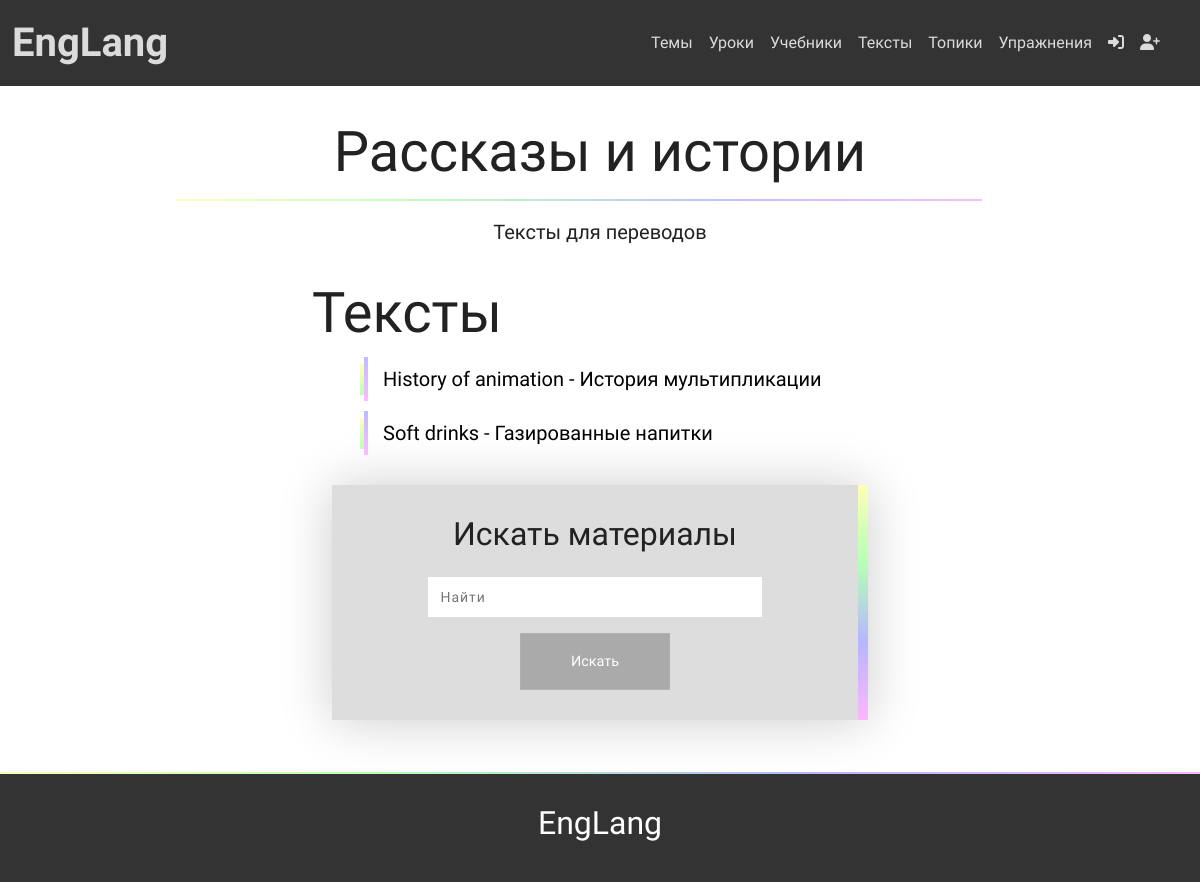
Screenshot of /theory/theme/rasskazyi-i-istorii/text/ with the database file from the repository.
### theory/models.py (models this page shows, shortened)
class Theme(models.Model):
    name = models.CharField('theme', max_length=100)
    description = models.TextField()
    created_at = models.DateTimeField(auto_now_add=True)
    slug = models.SlugField()
    class Meta:
        verbose_name = 'Тема'
        verbose_name_plural = 'Темы'
        unique_together = ('name', 'slug')

### exercises/models.py (models this page shows, shortened)
class Text(models.Model):
    author = models.ForeignKey(Profile, null=True, blank=True, on_delete=models.CASCADE)
    name = models.CharField('text', max_length=100)
    slug = models.SlugField()
    theme = models.ForeignKey(Theme, on_delete=models.CASCADE)
    topic = models.ForeignKey(Topic, on_delete=models.CASCADE, blank=True, null=True)
    text_eng = models.TextField()
    text_rus = models.TextField()
    bookmarks = models.ManyToManyField(User, related_name='bookmarked_texts', blank=True)
    class Meta:
        verbose_name = 'Текст'
        verbose_name_plural = 'Тексты'
        unique_together = ('name', 'slug')

### theory/views.py (the view)
# urls.py: path('theme/<slug:theme_slug>/<str:content_type>/', views.theme_content, name='theme_content'),
def theme_content(request, theme_slug, content_type):
    theme = get_object_or_404(Theme, slug=theme_slug)
    content_models = {
        'lesson': Lesson,
        'textbook': Textbook,
        'text': Text,
        'topic': Topic,
        'exercise': Exercise,
    }
    model = content_models.get(content_type)
    if model is None:
        raise Http404("Content type does not exist")
    content = model.objects.filter(theme=theme)
    context = {
        'theme': theme,
        'content_type': content_type,
        'content': content,
    }
    if content_type == 'lesson' or content_type == 'textbook':
        return render(request, f'theory/list_{content_type}.html', context)
    else:
        return render(request, f'exercises/list_{content_type}.html', context)

### templates/exercises/list_text.html (shortened to what this page needs)
{% extends 'base.html' %}
{% load static %}
{% block content %}
{% if user.is_staff and not theme %}
    <div class="container-fluid">
        <div class="row text-center alert">
            <div class="col-12">
                <h1 class="display-4">Мои тексты</h1>
            </div>
            <hr>
        </div>
    </div>
    {% elif theme %}
    <div class="container-fluid">
        <div class="row text-center alert">
            <div class="col-12">
                <h1 class="display-4">{{ theme.name }}</h1>
            </div>
            <hr>
            <div class="col-12">
                <p class="lead">{{ theme.description }}</p>
            </div>
        </div>
    </div>
    {% endif %}
    <div class="container-fluid">
        <div class="row">
            <div class="col-12 offset-md-2 col-md-8 offset-xl-3 col-xl-6">
                <h1 class="display-4">
                    Тексты
                </h1>
                <div class="list">
                    <ul class="unordered_list">
                        {% for item in content %}
                            <li>
                                <div class="main">
                                    <a href="{% url 'text_details' item.slug %}">{{ item.name }}</a>
                                </div>
                            </li>
                        {% endfor %}
                    </ul>
                </div>
            </div>
        </div>
    </div>
    <div class="container-fluid padding">
        <div class="row text-center">
            <div class="col-12 offset-lg-2 col-lg-8 offset-xl-3 col-xl-6">
                <form method="get" action="{% url 'materials' %}">
                    <h2>Искать материалы</h2>
                    <input type="text" name="q" placeholder="Найти"><br>
                    <button type="submit" class="btn btn-warning">Искать</button>
                </form>
            </div>
        </div>
    </div>
{% endblock content %}

### static/css/style.css (style rules this page uses)
a { text-decoration: none; color: #222; transition: all 0.3s ease; }
.btn { display: inline-block; padding: 15px 50px; background-color: #aaa; font-size: 15px; font-weight: 500; transition: all 0.5s ease; transform: scale(0.96); text-transform: capitalize; color: #fff; border: 3px solid transparent; border-radius: 0px; }
.btn-warning, .btn-success, .btn-primary, .btn-danger { border-radius: 0px; }
.padding { padding-bottom: 2em; }
.alert { width: 75%; margin: 0 auto; padding-top: 2em; border-radius: 0; }
.alert hr, .bookmarks hr { border-top: 2px solid; border-image: linear-gradient(to right, #ff0,#0f0,#00f,#f0f) 30; width: 95%; margin-top: 0.3em; margin-bottom: 1em; }

### static/css/base.css (style rules this page uses)
:root { --gradient: linear-gradient(to right, #ff0, #0f0, #00f, #f0f); --light-gradient: linear-gradient(to right, #ffb, #bfb, #bbf, #fbf); --dark-gradient: linear-gradient(to right, #660, #060, #006, #606); }
body, html { width: 100%; height: 100%; margin: 0; padding: 0; font-family: 'Inter Tight', sans-serif; color: #222; }

### static/css/form.css (style rules this page uses)
form { box-sizing: border-box; margin: 20px; font-weight: 300; padding: 30px 25px; box-shadow: 0px 1px 50px 0px rgba(0, 0, 0, 0.2); background-color: #ddd; border-right: 10px solid; border-image: linear-gradient(#ffffb6,#b6ffb6,#b6b6ff,#ffb6ff); border-image-slice: 1; }
form input { color: #666; background: white; font-size: 14px; font-weight: 500; letter-spacing: 1px; height: 40px; width: 70%; padding: 6px 12px; border: 0px; margin: 15px auto; }

### static/css/list.css (style rules this page uses)
.unordered_list { list-style: none; margin: 0 20px; }
.unordered_list li { margin: 10px 0; position: relative; }
.main a { color: black; border-left: 4px solid; border-image: linear-gradient(#bbf, #fbf); border-image-slice: 1; display: block; padding-left: 15px; line-height: 44px; font-size: 20px; position: relative; transition: 0.3s linear; }
.main a:before { content: ""; width: 4px; height: 70%; background: linear-gradient(#ffb,#bfb); position: absolute; top: 15%; left: -8px; transition: 0.3s linear; }

### rows the page displays
Theme: name "Рассказы и истории", description "Тексты для переводов"
Text: name "History of animation - История мультипликации"
Text: name "Soft drinks - Газированные напитки"
